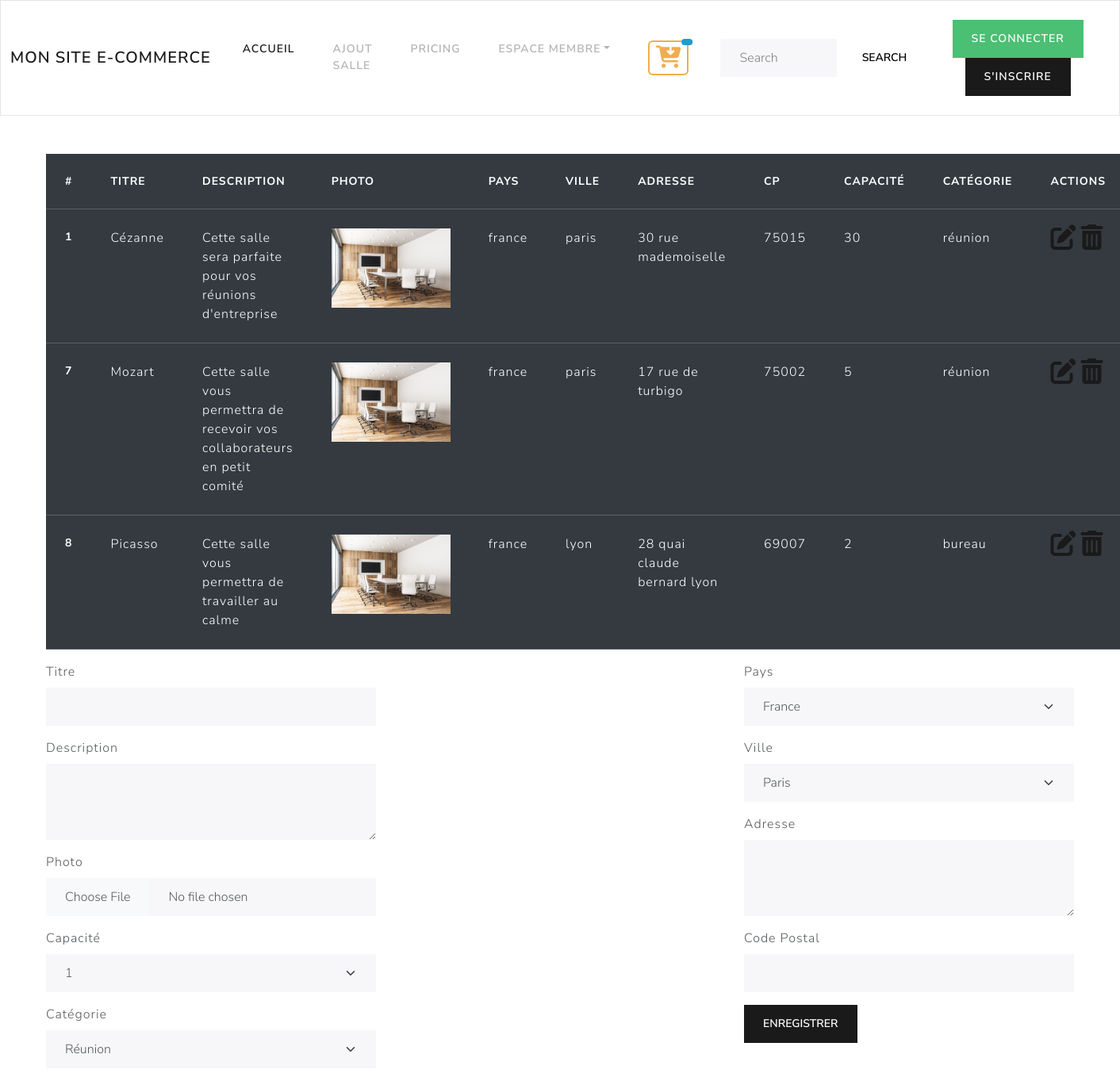
Page /admin/gestion_salle.php on the committed database.
### tables this page shows
CREATE TABLE `salle` (
  `id_salle` int(3) NOT NULL,
  `titre` varchar(200) NOT NULL,
  `description` text NOT NULL,
  `photo` varchar(200) NOT NULL,
  `pays` varchar(20) NOT NULL,
  `ville` varchar(20) NOT NULL,
  `adresse` varchar(50) NOT NULL,
  `cp` int(5) NOT NULL,
  `capacite` int(3) NOT NULL,
  `categorie` enum('réunion','bureau','formation') NOT NULL
);

### inc/init.php (called while the page is built, shortened)
<?php
$pdo = new PDO('mysql:host=localhost;dbname=lokisalle', 'root', 'root', array(PDO::ATTR_ERRMODE => PDO::ERRMODE_WARNING, PDO::MYSQL_ATTR_INIT_COMMAND => 'SET NAMES utf8'));
function executeRequete($requete, $param = array())
{
    global $pdo;
    $resultat = $pdo->prepare($requete);
    $success = $resultat->execute($param);
    if ($success) {
         return $resultat;
    } else {
        return false;
    }
}

### admin/gestion_salle.php (the view, shortened to what this page needs)
<?php require_once '../inc/header.php';
$resultat = executeRequete("SELECT * FROM salle");
$salles = $resultat->fetchAll(PDO::FETCH_ASSOC);
?>
<table class="table table-dark">
    <thead>
    <tr>
        <th scope="col">#</th>
        <th scope="col">titre</th>
        <th scope="col">description</th>
        <th scope="col">photo</th>
        <th scope="col">pays</th>
        <th scope="col">ville</th>
        <th scope="col">adresse</th>
        <th scope="col">cp</th>
        <th scope="col">capacité</th>
        <th scope="col">catégorie</th>
        <th scope="col">actions</th>
    </tr>
    </thead>
    <tbody>
    <?php foreach ($salles as $salle): ?>
        <tr>
            <th scope="row"><?= $salle['id_salle'] ?></th>
            <td><?= $salle['titre'] ?></td>
            <td><?= $salle['description'] ?></td>
            <td><img src="<?= SITE . $salle['photo'] ?>" width="150" alt=""></td>
            <td><?= $salle['pays'] ?></td>
            <td><?= $salle['ville'] ?></td>
            <td><?= $salle['adresse'] ?></td>
            <td><?= $salle['cp'] ?></td>
            <td><?= $salle['capacite'] ?></td>
            <td><?= $salle['categorie'] ?></td>
            <td>
                <a href="?id=<?= $salle['id_salle'] ?>&action=edit"><i class="fa-solid fa-pen-to-square fa-2xl"></i></a>
                <a href="?id=<?= $salle['id_salle'] ?>&action=delete"> <i class="fa-solid fa-trash-can fa-2xl"></i></a>
            </td>
        </tr>
    <?php endforeach; ?>
    </tbody>
</table>
<form method="post" action="" enctype="multipart/form-data">
    <div class="row justify-content-between">
        <div class="col-md-4">
            <div class="mb-3">
                <label for="exampleInputPassword1" class="form-label">Titre</label>
                <input type="text" value="<?= $piece['titre'] ?? ''; ?>" name="titre" class="form-control"
                       id="exampleInputPassword1">
            </div>
            <div class="mb-3">
                <label for="exampleFormControlTextarea1" class="form-label">Description</label>
                <textarea class="form-control" name="description" id="exampleFormControlTextarea1"
                          rows="3"><?= $piece['description'] ?? ''; ?></textarea>
            </div>
            <div class="mb-3">
                <label for="formFile" class="form-label">Photo</label>
                <input class="form-control" name="photo" type="file" id="formFile">
            </div>
            <div class="mb-3">
                <label for="exampleInputPassword1" class="form-label">Capacité</label>
                <select class="form-select" name="capacite" aria-label="Default select example">
                    <?php for ($i = 1; $i <= 30; $i++):
                        ?>
                        <option <?php if (isset($piece) && $piece['capacite'] == $i): echo 'selected'; endif; ?>
                                value="<?= $i; ?>"><?= $i; ?></option>
                    <?php endfor ?>
                </select>
            </div>
            <div class="mb-3">
                <label for="exampleInputPassword1" class="form-label">Catégorie</label>
                <select class="form-select" name="categorie" aria-label="Default select example">
                    <option <?php if (isset($piece) && $piece['categorie'] == 'réunion'): echo 'selected'; endif; ?>
                            value="réunion">Réunion
                    </option>
                </select>
            </div>
        </div>
        <div class="col-md-4">
            <div class="mb-3">
                <label for="exampleInputPassword1" class="form-label">Pays</label>
                <select class="form-select" name="pays" aria-label="Default select example">
                    <option <?php if (isset($piece) && $piece['pays'] == 'france'): echo 'selected'; endif; ?>
                            value="france">France
                    </option>
                </select>
            </div>
            <div class="mb-3">
                <label for="exampleInputPassword1" class="form-label">Ville</label>
                <select class="form-select" name="ville" aria-label="Default select example">
                    <option <?php if (isset($piece) && $piece['ville'] == 'paris'): echo 'selected'; endif; ?>
                            value="paris">Paris
                    </option>
                </select>
            </div>
            <div class="mb-3">
                <label for="exampleFormControlTextarea1" class="form-label">Adresse</label>
                <textarea class="form-control" name="adresse" id="exampleFormControlTextarea1"
                          rows="3"><?= $piece['adresse'] ?? ''; ?></textarea>
            </div>
            <div class="mb-3">
                <label for="exampleInputPassword1" class="form-label">Code Postal</label>
                <input type="number" name="cp" value="<?= $piece['cp'] ?? ''; ?>" class="form-control"
                       id="exampleInputPassword1">
            </div>
            <button type="submit" class="btn btn-primary">Enregistrer</button>
        </div>
    </div>
</form>
<?php require_once '../inc/footer.php'; ?>

### rows in the picture
salle: id_salle "1", titre "Cézanne", description "Cette salle sera parfaite pour vos réunions d'entreprise", photo (picture), pays "france", ville "paris", adresse "30 rue mademoiselle", cp "75015", capacite "30", categorie "réunion"
salle: id_salle "7", titre "Mozart", description "Cette salle vous permettra de recevoir vos collaborateurs en petit comité", photo (picture), pays "france", ville "paris", adresse "17 rue de turbigo", cp "75002", capacite "5", categorie "réunion"
salle: id_salle "8", titre "Picasso", description "Cette salle vous permettra de travailler au calme", photo (picture), pays "france", ville "lyon", adresse "28 quai claude bernard lyon", cp "69007", capacite "2", categorie "bureau"

### other values in the picture
form field capacite "1"
